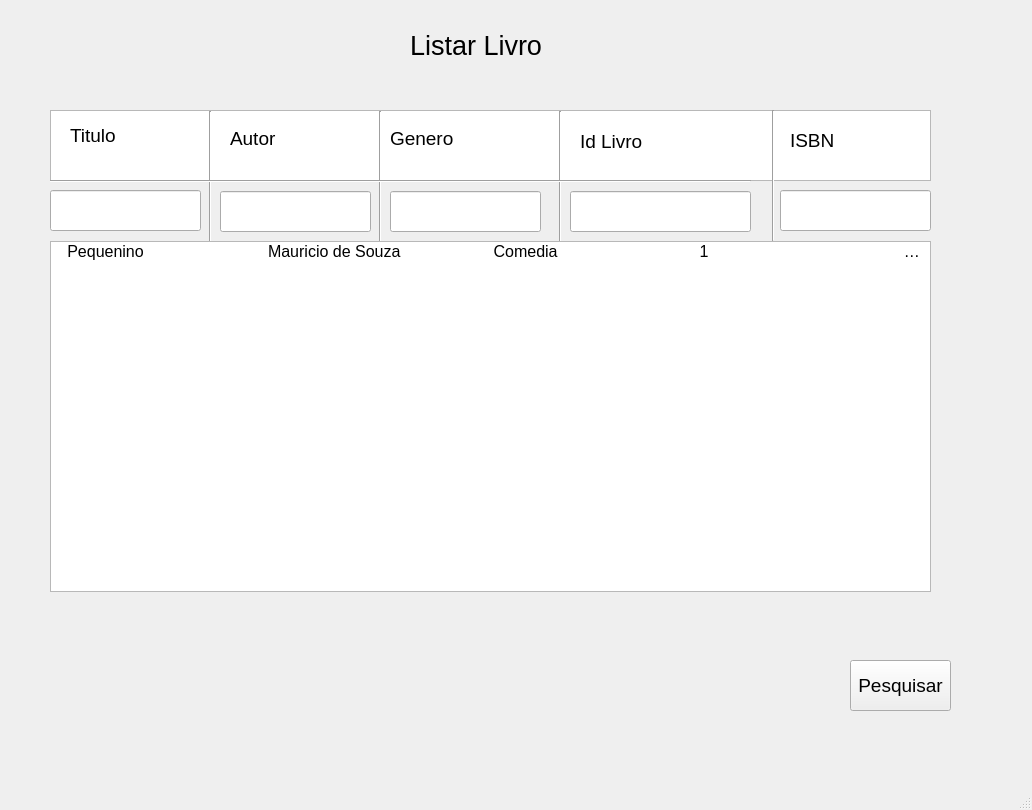
<?xml version="1.0" encoding="UTF-8"?>
<ui version="4.0">
 <class>MainWindow</class>
 <widget class="QMainWindow" name="MainWindow">
  <property name="geometry">
   <rect>
    <x>0</x>
    <y>0</y>
    <width>1032</width>
    <height>810</height>
   </rect>
  </property>
  <property name="windowTitle">
   <string>MainWindow</string>
  </property>
  <widget class="QWidget" name="centralwidget">
   <widget class="QLabel" name="label">
    <property name="geometry">
     <rect>
      <x>410</x>
      <y>30</y>
      <width>151</width>
      <height>31</height>
     </rect>
    </property>
    <property name="font">
     <font>
      <pointsize>20</pointsize>
     </font>
    </property>
    <property name="text">
     <string>Listar Livro</string>
    </property>
   </widget>
   <widget class="Line" name="line_4">
    <property name="geometry">
     <rect>
      <x>550</x>
      <y>111</y>
      <width>20</width>
      <height>481</height>
     </rect>
    </property>
    <property name="orientation">
     <enum>Qt::Vertical</enum>
    </property>
   </widget>
   <widget class="QLabel" name="label_autor">
    <property name="geometry">
     <rect>
      <x>230</x>
      <y>130</y>
      <width>51</width>
      <height>16</height>
     </rect>
    </property>
    <property name="font">
     <font>
      <pointsize>14</pointsize>
     </font>
    </property>
    <property name="text">
     <string>Autor</string>
    </property>
   </widget>
   <widget class="Line" name="line_2">
    <property name="geometry">
     <rect>
      <x>370</x>
      <y>111</y>
      <width>20</width>
      <height>481</height>
     </rect>
    </property>
    <property name="orientation">
     <enum>Qt::Vertical</enum>
    </property>
   </widget>
   <widget class="Line" name="line1">
    <property name="geometry">
     <rect>
      <x>200</x>
      <y>111</y>
      <width>20</width>
      <height>481</height>
     </rect>
    </property>
    <property name="orientation">
     <enum>Qt::Vertical</enum>
    </property>
   </widget>
   <widget class="QLineEdit" name="lineEdit_idLivro">
    <property name="geometry">
     <rect>
      <x>570</x>
      <y>191</y>
      <width>181</width>
      <height>41</height>
     </rect>
    </property>
   </widget>
   <widget class="QLabel" name="label_genero">
    <property name="geometry">
     <rect>
      <x>390</x>
      <y>130</y>
      <width>71</width>
      <height>16</height>
     </rect>
    </property>
    <property name="font">
     <font>
      <pointsize>14</pointsize>
     </font>
    </property>
    <property name="text">
     <string>Genero</string>
    </property>
   </widget>
   <widget class="QLineEdit" name="lineEdit_autor">
    <property name="geometry">
     <rect>
      <x>220</x>
      <y>191</y>
      <width>151</width>
      <height>41</height>
     </rect>
    </property>
   </widget>
   <widget class="QPushButton" name="btnPesquisar">
    <property name="geometry">
     <rect>
      <x>850</x>
      <y>660</y>
      <width>101</width>
      <height>51</height>
     </rect>
    </property>
    <property name="font">
     <font>
      <pointsize>14</pointsize>
     </font>
    </property>
    <property name="text">
     <string>Pesquisar</string>
    </property>
   </widget>
   <widget class="QLabel" name="label_idLivro">
    <property name="geometry">
     <rect>
      <x>580</x>
      <y>131</y>
      <width>101</width>
      <height>20</height>
     </rect>
    </property>
    <property name="font">
     <font>
      <pointsize>14</pointsize>
     </font>
    </property>
    <property name="text">
     <string>Id Livro</string>
    </property>
   </widget>
   <widget class="QListWidget" name="listWidgetGeral">
    <property name="geometry">
     <rect>
      <x>50</x>
      <y>241</y>
      <width>881</width>
      <height>351</height>
     </rect>
    </property>
    <property name="font">
     <font>
      <pointsize>12</pointsize>
     </font>
    </property>
    <property name="gridSize">
     <size>
      <width>10</width>
      <height>10</height>
     </size>
    </property>
    <item>
     <property name="text">
      <string>   Pequenino                            Mauricio de Souza                     Comedia                                1                                            32432</string>
     </property>
    </item>
   </widget>
   <widget class="QLineEdit" name="lineEdit_genero">
    <property name="geometry">
     <rect>
      <x>390</x>
      <y>191</y>
      <width>151</width>
      <height>41</height>
     </rect>
    </property>
   </widget>
   <widget class="QListView" name="listViewCabecalho">
    <property name="geometry">
     <rect>
      <x>50</x>
      <y>110</y>
      <width>881</width>
      <height>71</height>
     </rect>
    </property>
   </widget>
   <widget class="QLabel" name="label_Titulo">
    <property name="geometry">
     <rect>
      <x>70</x>
      <y>120</y>
      <width>51</width>
      <height>31</height>
     </rect>
    </property>
    <property name="font">
     <font>
      <pointsize>14</pointsize>
     </font>
    </property>
    <property name="text">
     <string>Titulo</string>
    </property>
   </widget>
   <widget class="Line" name="line_5">
    <property name="geometry">
     <rect>
      <x>50</x>
      <y>171</y>
      <width>701</width>
      <height>20</height>
     </rect>
    </property>
    <property name="orientation">
     <enum>Qt::Horizontal</enum>
    </property>
   </widget>
   <widget class="QLineEdit" name="lineEditTitulo">
    <property name="geometry">
     <rect>
      <x>50</x>
      <y>190</y>
      <width>151</width>
      <height>41</height>
     </rect>
    </property>
   </widget>
   <widget class="Line" name="line">
    <property name="geometry">
     <rect>
      <x>763</x>
      <y>110</y>
      <width>20</width>
      <height>131</height>
     </rect>
    </property>
    <property name="orientation">
     <enum>Qt::Vertical</enum>
    </property>
   </widget>
   <widget class="QLabel" name="label_isbn">
    <property name="geometry">
     <rect>
      <x>790</x>
      <y>130</y>
      <width>47</width>
      <height>21</height>
     </rect>
    </property>
    <property name="font">
     <font>
      <pointsize>14</pointsize>
     </font>
    </property>
    <property name="text">
     <string>ISBN</string>
    </property>
   </widget>
   <widget class="QLineEdit" name="lineEdit_ISBN">
    <property name="geometry">
     <rect>
      <x>780</x>
      <y>190</y>
      <width>151</width>
      <height>41</height>
     </rect>
    </property>
   </widget>
   <zorder>listViewCabecalho</zorder>
   <zorder>label</zorder>
   <zorder>line_4</zorder>
   <zorder>label_autor</zorder>
   <zorder>line_2</zorder>
   <zorder>line1</zorder>
   <zorder>lineEdit_idLivro</zorder>
   <zorder>label_genero</zorder>
   <zorder>lineEdit_autor</zorder>
   <zorder>btnPesquisar</zorder>
   <zorder>label_idLivro</zorder>
   <zorder>listWidgetGeral</zorder>
   <zorder>lineEdit_genero</zorder>
   <zorder>label_Titulo</zorder>
   <zorder>line_5</zorder>
   <zorder>lineEditTitulo</zorder>
   <zorder>line</zorder>
   <zorder>label_isbn</zorder>
   <zorder>lineEdit_ISBN</zorder>
  </widget>
  <widget class="QMenuBar" name="menubar">
   <property name="geometry">
    <rect>
     <x>0</x>
     <y>0</y>
     <width>1032</width>
     <height>21</height>
    </rect>
   </property>
  </widget>
  <widget class="QStatusBar" name="statusbar"/>
 </widget>
 <resources/>
 <connections/>
</ui>
